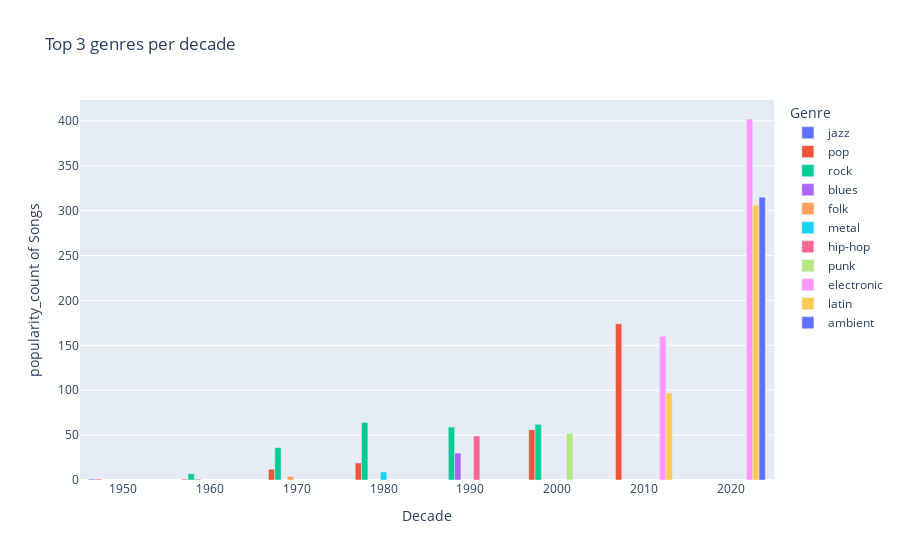

Notebook code cell kept with this figure:
### Markdown cell above
# Figure 1 - Genres per decade displaying all Decades
I dont know yet what figure 1 Is but ill figure it out.

### Code cell
# Most produced Genres per decade as barplot
# Display change from one decade to previous and next by grouping decades in trios 
# differnetiate with colors
# repeat for popular songs to get most popular genres per decade


# Create bar plot
# This is for later dummy to make interactive with user input
user_data_selection = "popularity_count"
user_amount_genres = 3

data = figure_data[user_data_selection]
top_per_decade = (
    data.sort_values(["decade", "count"], ascending=[True, False])
    .groupby("decade")
    .head(user_amount_genres)
)
fig = px.bar(
    top_per_decade,
    x="decade",
    y="count",
    color="playlist_genre",
    title=f"Top {user_amount_genres} genres per decade",
    labels={"decade": "Decade", "count": f"{user_data_selection} of Songs", "playlist_genre": "Genre"},
    barmode="group",
)
fig.show()

### Figure 1 — Plotly figure (JSON) as saved in the notebook; plotly's stock layout.template omitted (floating-point values rounded to 4 significant figures)
{"data": [{"alignmentgroup": "True", "hovertemplate": "Genre=jazz<br>Decade=%{x}<br>popularity_count of Songs=%{y}<extra></extra>", "legendgroup": "jazz", "marker": {"color": "#636efa", "pattern": {"shape": ""}}, "name": "jazz", "offsetgroup": "jazz", "orientation": "v", "showlegend": true, "textposition": "auto", "type": "bar", "x": [1950], "xaxis": "x", "y": [1], "yaxis": "y"}, {"alignmentgroup": "True", "hovertemplate": "Genre=pop<br>Decade=%{x}<br>popularity_count of Songs=%{y}<extra></extra>", "legendgroup": "pop", "marker": {"color": "#EF553B", "pattern": {"shape": ""}}, "name": "pop", "offsetgroup": "pop", "orientation": "v", "showlegend": true, "textposition": "auto", "type": "bar", "x": [1950, 1960, 1970, 1980, 2000, 2010], "xaxis": "x", "y": [1, 1, 12, 19, 56, 174], "yaxis": "y"}, {"alignmentgroup": "True", "hovertemplate": "Genre=rock<br>Decade=%{x}<br>popularity_count of Songs=%{y}<extra></extra>", "legendgroup": "rock", "marker": {"color": "#00cc96", "pattern": {"shape": ""}}, "name": "rock", "offsetgroup": "rock", "orientation": "v", "showlegend": true, "textposition": "auto", "type": "bar", "x": [1960, 1970, 1980, 1990, 2000], "xaxis": "x", "y": [7, 36, 64, 59, 62], "yaxis": "y"}, {"alignmentgroup": "True", "hovertemplate": "Genre=blues<br>Decade=%{x}<br>popularity_count of Songs=%{y}<extra></extra>", "legendgroup": "blues", "marker": {"color": "#ab63fa", "pattern": {"shape": ""}}, "name": "blues", "offsetgroup": "blues", "orientation": "v", "showlegend": true, "textposition": "auto", "type": "bar", "x": [1960, 1990], "xaxis": "x", "y": [1, 30], "yaxis": "y"}, {"alignmentgroup": "True", "hovertemplate": "Genre=folk<br>Decade=%{x}<br>popularity_count of Songs=%{y}<extra></extra>", "legendgroup": "folk", "marker": {"color": "#FFA15A", "pattern": {"shape": ""}}, "name": "folk", "offsetgroup": "folk", "orientation": "v", "showlegend": true, "textposition": "auto", "type": "bar", "x": [1970], "xaxis": "x", "y": [4], "yaxis": "y"}, {"alignmentgroup": "True", "hovertemplate": "Genre=metal<br>Decade=%{x}<br>popularity_count of Songs=%{y}<extra></extra>", "legendgroup": "metal", "marker": {"color": "#19d3f3", "pattern": {"shape": ""}}, "name": "metal", "offsetgroup": "metal", "orientation": "v", "showlegend": true, "textposition": "auto", "type": "bar", "x": [1980], "xaxis": "x", "y": [9], "yaxis": "y"}, {"alignmentgroup": "True", "hovertemplate": "Genre=hip-hop<br>Decade=%{x}<br>popularity_count of Songs=%{y}<extra></extra>", "legendgroup": "hip-hop", "marker": {"color": "#FF6692", "pattern": {"shape": ""}}, "name": "hip-hop", "offsetgroup": "hip-hop", "orientation": "v", "showlegend": true, "textposition": "auto", "type": "bar", "x": [1990], "xaxis": "x", "y": [49], "yaxis": "y"}, {"alignmentgroup": "True", "hovertemplate": "Genre=punk<br>Decade=%{x}<br>popularity_count of Songs=%{y}<extra></extra>", "legendgroup": "punk", "marker": {"color": "#B6E880", "pattern": {"shape": ""}}, "name": "punk", "offsetgroup": "punk", "orientation": "v", "showlegend": true, "textposition": "auto", "type": "bar", "x": [2000], "xaxis": "x", "y": [52], "yaxis": "y"}, {"alignmentgroup": "True", "hovertemplate": "Genre=electronic<br>Decade=%{x}<br>popularity_count of Songs=%{y}<extra></extra>", "legendgroup": "electronic", "marker": {"color": "#FF97FF", "pattern": {"shape": ""}}, "name": "electronic", "offsetgroup": "electronic", "orientation": "v", "showlegend": true, "textposition": "auto", "type": "bar", "x": [2010, 2020], "xaxis": "x", "y": [160, 402], "yaxis": "y"}, {"alignmentgroup": "True", "hovertemplate": "Genre=latin<br>Decade=%{x}<br>popularity_count of Songs=%{y}<extra></extra>", "legendgroup": "latin", "marker": {"color": "#FECB52", "pattern": {"shape": ""}}, "name": "latin", "offsetgroup": "latin", "orientation": "v", "showlegend": true, "textposition": "auto", "type": "bar", "x": [2010, 2020], "xaxis": "x", "y": [97, 306], "yaxis": "y"}, {"alignmentgroup": "True", "hovertemplate": "Genre=ambient<br>Decade=%{x}<br>popularity_count of Songs=%{y}<extra></extra>", "legendgroup": "ambient", "marker": {"color": "#636efa", "pattern": {"shape": ""}}, "name": "ambient", "offsetgroup": "ambient", "orientation": "v", "showlegend": true, "textposition": "auto", "type": "bar", "x": [2020], "xaxis": "x", "y": [315], "yaxis": "y"}], "layout": {"barmode": "group", "legend": {"title": {"text": "Genre"}, "tracegroupgap": 0}, "title": {"text": "Top 3 genres per decade"}, "xaxis": {"anchor": "y", "domain": [0, 1], "title": {"text": "Decade"}}, "yaxis": {"anchor": "x", "domain": [0, 1], "title": {"text": "popularity_count of Songs"}}}}
